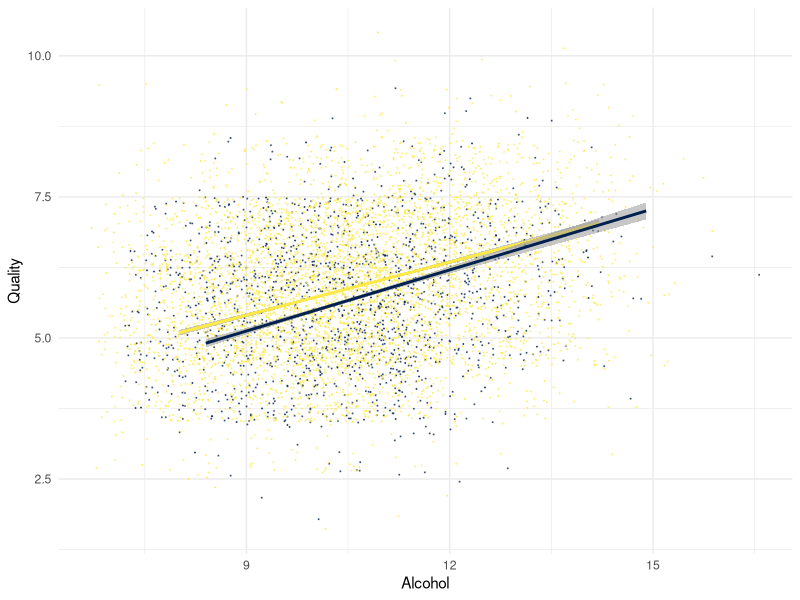
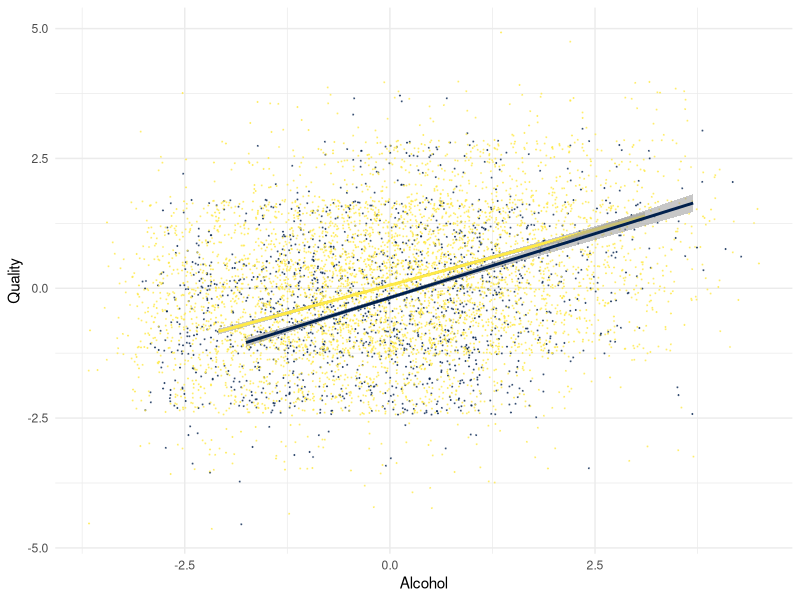

The R source for these figures, in order:
## ---- chunk 1
knitr::opts_chunk$set(comment = NA, 
                      fig.width = 6, 
                      fig.height = 6,
                      fig.align = 'center',
                      echo = TRUE, 
                      eval = TRUE, 
                      warning = FALSE)

options(digits = 3)

# Load packages
library(tidyverse)

# wine <- 
# wein %>%
#   rename("Quality" = "Qualität",
#          "Color" = "Farbe",
#          "Dissolved_Acid" = "Gelöste_Säure",
#          "Free_Acid" = "Freie_Säure",
#          "Citric_Acid" = "Citronensäure",
#          "Residual_Sugar" = "Restzucker",
#          "Chloride" = "Chloride",
#          "Free_Sulfur_Dioxide" = "Freie_Schwefeldioxide",
#          "Total_Sulfur_Dioxide" = "Gesamt_Schwefeldioxide",
#          "Density" = "Dichte",
#          "PH_Value" = "pH_Wert",
#          "Sulphate" = "Sulphate",
#          "Alcohol" = "Alkohol") %>%
#   mutate(Color = case_when(Color == 'weiss' ~ 'white',
#                              Color == 'rot' ~ 'red'))
# 
# write_csv(wine, '1_Data/wine.csv')

# generate english version

# Load packages
wine <- read_csv("1_Data/wine.csv") 
## ---- chunk 2
# Read in the data
wine <- read_csv(file = "1_Data/wine.csv")
## ---- chunk 3
# convert character to factor
wine <- wine %>% mutate_if(is.character, factor)
## ---- chunk 4
# Qualitiy vectors by color
white <- wine %>% filter(Color == 'white') %>% pull(Quality)
red <- wine %>% filter(Color == 'red') %>% pull(Quality)
## ---- chunk 5
# t-test
t.test(x = white, y = red)
## ---- chunk 6
# Regression
wine_lm <- lm(formula = Quality ~ Color, 
              data = wine)
## ---- chunk 7
# summary
summary(wine_lm)
## ---- chunk 8
# t-test
t.test(x = white, y = red, var.equal = TRUE)
## ---- chunk 9
# Kodierungen der Color
wine <- wine %>% mutate(Color_dummy = ifelse(Color == 'red', 0, 1),
                        Color_effect = ifelse(Color == 'red', -1, 1))
## ---- chunk 10
# Regression dummy
wine_dummy <- lm(formula = Quality ~ Color_dummy, 
                 data = wine)

# Regression effekt
wine_effect <- lm(formula = Quality ~ Color_effect, 
                  data = wine)
## ---- chunk 11
# Dummy-Kodierung
mean(red) # intercept
mean(white) - mean(red) # gewicht Color

# EffekKodierung
(mean(red) + mean(white))/2 # intercept
mean(white) - (mean(red) + mean(white))/2 # gewicht Color
## ---- chunk 12
# Regression dummy
summary(wine_dummy)

# Regression effekt
summary(wine_effect)
## ---- chunk 13
# Regression mit Interaktion
wine_lm <- lm(formula = Quality ~ Color * Alcohol, 
              data = wine)
## ---- chunk 14
# Visualisierung
ggplot(data = wine, 
       aes(x = Alcohol, y = Quality, col = Color, alpha = .01)) + 
  scale_color_manual(values = viridis::cividis(2)) + 
  geom_jitter(width=2,height=1.5,size=.1) + theme_minimal() + theme(legend.position = 'none') +
  geom_smooth(data = wine %>% filter(Color == 'white'), method = 'lm') + 
  geom_smooth(data = wine %>% filter(Color == 'red'), method = 'lm')

## ---- chunk 15
# Skalierungsfunktion
scale_it = function(x) (x - mean(x))/sd(x)

# Regression mit skalierten Prädiktoren
wine_lm <- lm(formula = Quality ~ Color * Alcohol, 
              data = wine %>% mutate_if(is.numeric, scale_it))
## ---- chunk 16
# Visualisierung
ggplot(data = wine %>% mutate_if(is.numeric, scale_it), 
       aes(x = Alcohol, y = Quality, col = Color, alpha = .01)) + 
  scale_color_manual(values = viridis::cividis(2))  +
  geom_jitter(width=2,height=1.5,size=.1) + theme_minimal() + theme(legend.position = 'none') +
  geom_smooth(data = wine %>% mutate_if(is.numeric, scale_it) %>% filter(Color == 'white'), method = 'lm') + 
  geom_smooth(data = wine %>% mutate_if(is.numeric, scale_it) %>% filter(Color == 'red'), method = 'lm')

